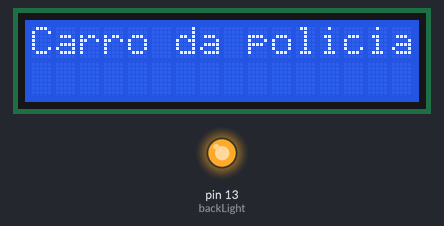
Bench run of a sketch on a simulated Arduino Uno, built with avr-gcc and run on an emulated ATmega328P. On the bench: 16×2 character LCD, output pins drawn as LEDs (lit = HIGH).

Above: at 0.1 s.
At 7.1 s:
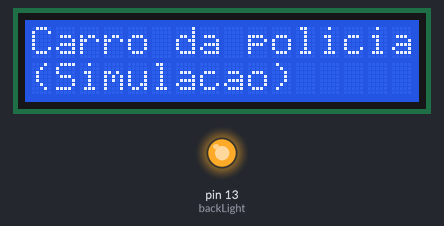

Measured:
- what the display in image 1 shows lasts 0.5 s, from 7.1 s to 7.6 s

The sketch:

sirene_led_amp_lcd2.ino
```cpp
#include <LiquidCrystal.h>
LiquidCrystal lcd(12,11,10,5,4,3,2);

int backLight = 13;

void setup () {
  pinMode (backLight, OUTPUT);
  digitalWrite(backLight, HIGH);

  lcd.begin(16, 2);
  lcd.clear();
  lcd.setCursor(0, 0);
  lcd.write("Carro da policia");

  delay(1500);
  lcd.setCursor(0, 1);
  lcd.write("(Simulacao)");
  delay(5000);
  Serial.begin(9600);
}
void loop(){
  delay(250);
  lcd.noDisplay();
  delay(250);
  lcd.display();
  delay(250);
  lcd.display();
}
```
